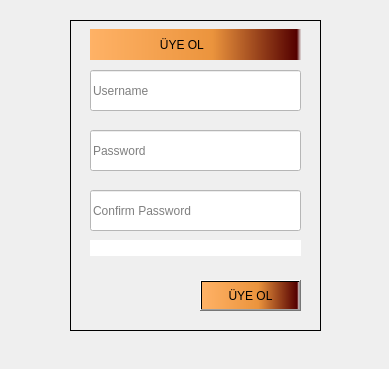
<?xml version="1.0" encoding="UTF-8"?>
<ui version="4.0">
 <class>Dialog</class>
 <widget class="QDialog" name="Dialog">
  <property name="geometry">
   <rect>
    <x>0</x>
    <y>0</y>
    <width>389</width>
    <height>369</height>
   </rect>
  </property>
  <property name="windowTitle">
   <string>ÜYE OL </string>
  </property>
  <property name="styleSheet">
   <string notr="true"/>
  </property>
  <widget class="QFrame" name="frame">
   <property name="geometry">
    <rect>
     <x>70</x>
     <y>20</y>
     <width>251</width>
     <height>311</height>
    </rect>
   </property>
   <property name="frameShape">
    <enum>QFrame::Box</enum>
   </property>
   <property name="frameShadow">
    <enum>QFrame::Plain</enum>
   </property>
   <widget class="QLineEdit" name="confirmPassword">
    <property name="geometry">
     <rect>
      <x>20</x>
      <y>170</y>
      <width>211</width>
      <height>41</height>
     </rect>
    </property>
    <property name="styleSheet">
     <string notr="true">background-color: rgb(255, 255, 255);</string>
    </property>
    <property name="echoMode">
     <enum>QLineEdit::Password</enum>
    </property>
    <property name="placeholderText">
     <string>Confirm Password</string>
    </property>
    <property name="clearButtonEnabled">
     <bool>true</bool>
    </property>
   </widget>
   <widget class="QPushButton" name="uyeOl">
    <property name="geometry">
     <rect>
      <x>130</x>
      <y>260</y>
      <width>101</width>
      <height>31</height>
     </rect>
    </property>
    <property name="styleSheet">
     <string notr="true">background-color: qlineargradient(spread:pad, x1:0, y1:0, x2:1, y2:0, stop:0 rgba(255, 178, 102, 255), stop:0.579545 rgba(235, 148, 61, 255), stop:0.98 rgba(84, 0, 0, 255), stop:1 rgba(0, 0, 0, 0));</string>
    </property>
    <property name="text">
     <string>ÜYE OL</string>
    </property>
   </widget>
   <widget class="QLabel" name="labelError">
    <property name="geometry">
     <rect>
      <x>20</x>
      <y>220</y>
      <width>211</width>
      <height>16</height>
     </rect>
    </property>
    <property name="styleSheet">
     <string notr="true">background-color: rgb(255, 255, 255);</string>
    </property>
    <property name="text">
     <string/>
    </property>
   </widget>
  </widget>
  <widget class="QLabel" name="label">
   <property name="geometry">
    <rect>
     <x>90</x>
     <y>29</y>
     <width>211</width>
     <height>31</height>
    </rect>
   </property>
   <property name="styleSheet">
    <string notr="true">font: 75 10pt &quot;MS Shell Dlg 2&quot;;
background-color: qlineargradient(spread:pad, x1:0, y1:0, x2:1, y2:0, stop:0 rgba(255, 178, 102, 255), stop:0.579545 rgba(235, 148, 61, 255), stop:0.98 rgba(84, 0, 0, 255), stop:1 rgba(0, 0, 0, 0));</string>
   </property>
   <property name="text">
    <string>                     ÜYE OL </string>
   </property>
  </widget>
  <widget class="QLineEdit" name="password">
   <property name="geometry">
    <rect>
     <x>90</x>
     <y>130</y>
     <width>211</width>
     <height>41</height>
    </rect>
   </property>
   <property name="styleSheet">
    <string notr="true">background-color: rgb(255, 255, 255);</string>
   </property>
   <property name="echoMode">
    <enum>QLineEdit::Password</enum>
   </property>
   <property name="placeholderText">
    <string>Password</string>
   </property>
   <property name="clearButtonEnabled">
    <bool>true</bool>
   </property>
  </widget>
  <widget class="QLineEdit" name="username">
   <property name="geometry">
    <rect>
     <x>90</x>
     <y>70</y>
     <width>211</width>
     <height>41</height>
    </rect>
   </property>
   <property name="styleSheet">
    <string notr="true">background-color: rgb(255, 255, 255);</string>
   </property>
   <property name="placeholderText">
    <string>Username</string>
   </property>
  </widget>
  <widget class="QLabel" name="label_2">
   <property name="geometry">
    <rect>
     <x>-230</x>
     <y>-110</y>
     <width>631</width>
     <height>481</height>
    </rect>
   </property>
   <property name="text">
    <string/>
   </property>
   <property name="pixmap">
    <pixmap>Images.qrc/Register - Login.jpg</pixmap>
   </property>
  </widget>
  <zorder>label_2</zorder>
  <zorder>frame</zorder>
  <zorder>label</zorder>
  <zorder>password</zorder>
  <zorder>username</zorder>
 </widget>
 <resources/>
 <connections/>
</ui>
